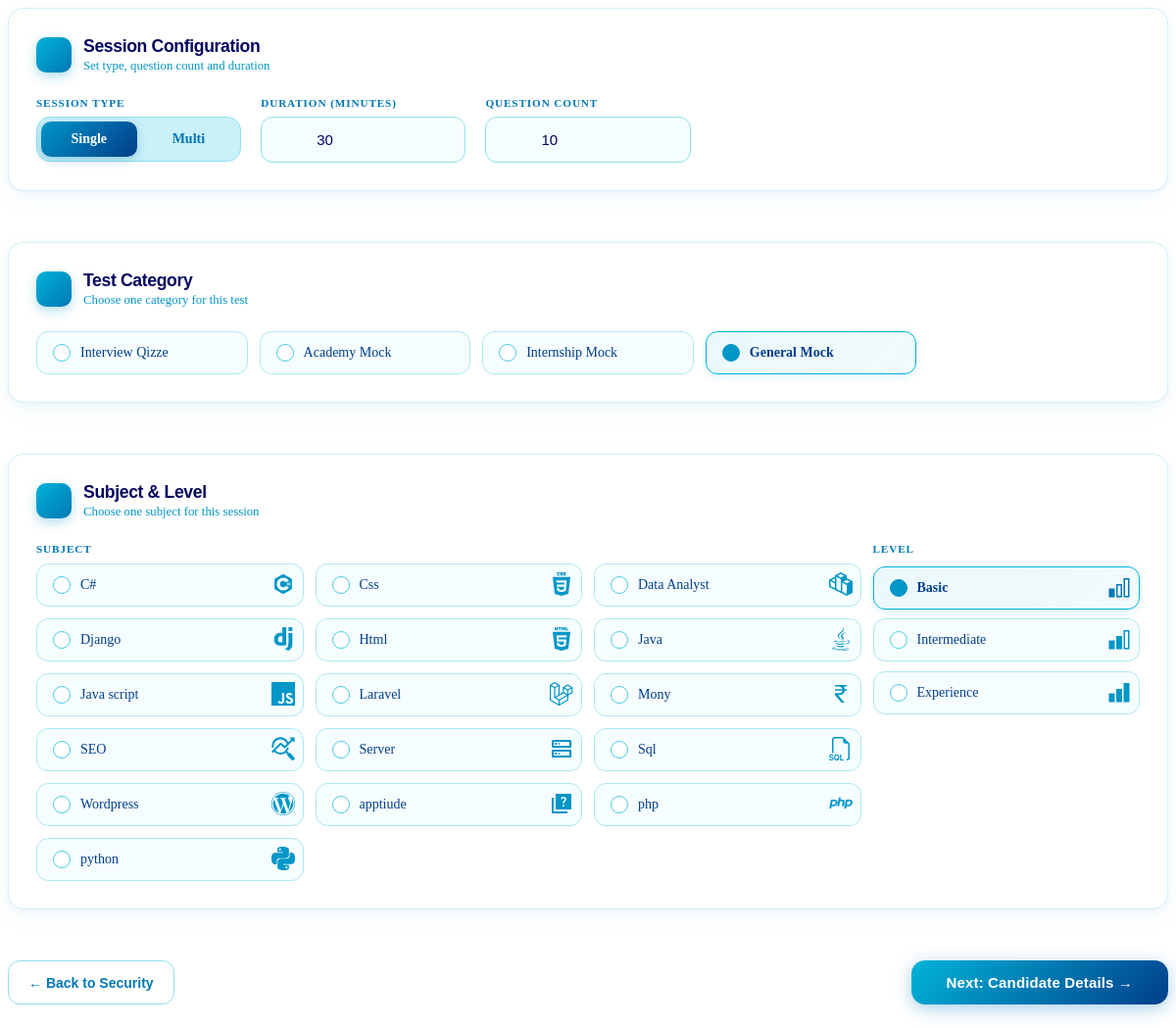
/quiz/security-next/ (signed in), run on the app's committed database.
### dashboard/models.py (models this page shows, shortened)
class TestSubject(models.Model):
    company = models.ForeignKey(Company, on_delete=models.CASCADE, related_name='subjects')
    subject = models.CharField(max_length=150)
    subject_svg = models.TextField(blank=True, null=True)
    created_at = models.DateTimeField(auto_now_add=True)
    class Meta:
        ordering = ['subject']
        unique_together = ('company', 'subject')

### quiz/views.py (the view)
# urls.py: path('security-next/', views.security_next, name='security_next'),
@company_login_required
def security_next(request):
    state = _build_security_state(request.company, request.POST)
    if not _validate_security_state(state, request.company):
        return render(
            request,
            'quiz/_builder_panel.html',
            {'step': 'security', 'security_state': state},
        )
    request.session[PENDING_SECURITY_SETUP_SESSION_KEY] = {
        'full_screen_lock_enabled': state['full_screen_lock_enabled'],
        'pause_lock_enabled': state['pause_lock_enabled'],
        'tab_switch_guard_enabled': state['tab_switch_guard_enabled'],
        'copy_paste_block_enabled': state['copy_paste_block_enabled'],
        'right_click_disable_enabled': state['right_click_disable_enabled'],
        'max_violation_warnings': state['max_violation_warnings'],
    }
    request.session.modified = True
    return render(
        request,
        'quiz/_builder_panel.html',
        {
            'step': 'setup',
            'setup_state': _build_setup_state(request, request.company),
            'level_choices': _level_choices(),
            'test_category_choices': CandidateTestAttempt.TEST_CATEGORY_CHOICES,
        },
    )

### templates/quiz/_builder_panel.html (shortened to what this page needs)
<div id="builder-panel">
{% if step == 'security' %}
{% if security_state.errors %}
    <div class="bp-toast-seed">
        {% for e in security_state.errors %}
            <span class="toast-data" data-toast-level="error" data-toast-title="Security Error">{{ e }}</span>
        {% endfor %}
    </div>
{% endif %}
<form
    id="security-form"
    method="post"
    hx-post="{% url 'quiz:security_next' %}"
    hx-target="#builder-panel"
    hx-swap="outerHTML"
    style="display:flex;flex-direction:column;gap:1.75rem;"
>
    {% csrf_token %}
    <div class="bp-tile">
        <div class="bp-section">
            <div class="bp-section-icon"><iconify-icon icon="mdi:shield-lock" width="26" height="26"></iconify-icon></div>
            <div>
                <div class="bp-section-title">Security Setup</div>
                <div class="bp-section-sub">Choose rules for this test attempt</div>
            </div>
        </div>
        <div class="bp-security-grid">
            {% if security_state.allow_full_screen_lock %}
            <label class="bp-switch-wrap bp-switch-wrap-icon bp-security-card">
                <div class="bp-switch-copy">
                    <span class="bp-switch-copy-icon">
                        <svg xmlns="http://www.w3.org/2000/svg" width="22" height="22" viewBox="0 0 50 50"><path fill="currentColor" d="M2 15.758V2h14.299l5.262 4h-8.769L22 15.758L16.299 21L7 12.251v8.769zM33.752 2H48v13.809l-4 5.261v-8.768L33.997 21.51l-5.364-5.456L37.259 7H28.49zM48 33.752V48H33.701l-5.262-4h8.769L28 33.997l5.701-5.364L43 37.259V28.49zM16.248 48H2V33.701l4-5.262v8.769L16.003 28l5.364 5.701L12.741 43h8.769z"/></svg>
                    </span>
                    <div>
                        <div class="bp-switch-text">Fullscreen Lock</div>
                        <div class="bp-switch-desc">Require the candidate to stay in fullscreen mode</div>
                    </div>
                </div>
                <div class="bp-switch">
                    <input type="checkbox" name="full_screen_lock_enabled" value="1" {% if security_state.full_screen_lock_enabled %}checked{% endif %}>
                    <span class="bp-switch-track"></span>
                </div>
            </label>
            {% endif %}
            {% if security_state.allow_pause_lock %}
            <label class="bp-switch-wrap bp-switch-wrap-icon bp-security-card">
                <div class="bp-switch-copy">
                    <span class="bp-switch-copy-icon">
                        <svg xmlns="http://www.w3.org/2000/svg" width="22" height="22" viewBox="0 0 16 16"><path fill="currentColor" d="M4.5 7a4.5 4.5 0 1 1 0 9a4.5 4.5 0 0 1 0-9M3 9a.5.5 0 0 0-.5.5v4a.5.5 0 0 0 1 0v-4A.5.5 0 0 0 3 9m3 0a.5.5 0 0 0-.5.5v4a.5.5 0 0 0 1 0v-4A.5.5 0 0 0 6 9m3-9a7 7 0 0 1 .404 13.987c.38-.747.596-1.591.596-2.487c0-1.33-.472-2.549-1.258-3.5H11.5a.5.5 0 0 0 0-1H9V3.5a.5.5 0 0 0-1 0v3.757A5.48 5.48 0 0 0 4.5 6a5.5 5.5 0 0 0-2.488.595A7 7 0 0 1 9 0"/></svg>
                    </span>
                    <div>
                        <div class="bp-switch-text">Pause Lock</div>
                        <div class="bp-switch-desc">Require password confirmation to pause or resume</div>
                    </div>
                </div>
                <div class="bp-switch">
                    <input type="checkbox" name="pause_lock_enabled" value="1" {% if security_state.pause_lock_enabled %}checked{% endif %}>
                    <span class="bp-switch-track"></span>
                </div>
            </label>
            {% endif %}
            {% if security_state.allow_tab_switch_guard %}
            <label class="bp-switch-wrap bp-switch-wrap-icon bp-security-card">
                <div class="bp-switch-copy">
                    <span class="bp-switch-copy-icon">
                        <svg xmlns="http://www.w3.org/2000/svg" width="24" height="24" viewBox="0 0 24 24"><path fill="currentColor" d="m11.9 13.5l2.1-2.1l2.1 2.1l1.4-1.4l-2.1-2.1l2.1-2.1l-1.4-1.4L14 8.6l-2.1-2.1l-1.4 1.4l2.1 2.1l-2.1 2.1zM6 18V2h16v16zm-4 4V6h2v14h14v2z"/></svg>
                    </span>
                <div>
                    <div class="bp-switch-text">Tab Switch Guard</div>
                    <div class="bp-switch-desc">Warn when the test page loses focus</div>
                </div>
                </div>
                <div class="bp-switch">
                    <input id="id_tab_switch_guard_enabled" type="checkbox" name="tab_switch_guard_enabled" value="1" {% if security_state.tab_switch_guard_enabled %}checked{% endif %}>
                    <span class="bp-switch-track"></span>
                </div>
            </label>
            <div class="bp-field">
                <label class="bp-label" for="id_max_violation_warnings">Max Violation Warnings</label>
                <div class="bp-input-wrap">
                    <iconify-icon icon="mdi:alert-decagram" width="22" height="22" class="bp-input-icon"></iconify-icon>
                    <input id="id_max_violation_warnings" type="number" min="1" name="max_violation_warnings" value="{{ security_state.max_violation_warnings }}" class="bp-input">
                </div>
            </div>
            {% endif %}
            {% if security_state.allow_copy_paste_block %}
            <label class="bp-switch-wrap bp-switch-wrap-icon bp-security-card">
                <div class="bp-switch-copy">
                    <span class="bp-switch-copy-icon">
                        <iconify-icon icon="mdi:content-copy" width="24" height="24"></iconify-icon>
                    </span>
                    <div>
                        <div class="bp-switch-text">Copy / Paste Block</div>
                        <div class="bp-switch-desc">Prevent copying questions or pasting during the test</div>
                    </div>
                </div>
                <div class="bp-switch">
                    <input type="checkbox" name="copy_paste_block_enabled" value="1" {% if security_state.copy_paste_block_enabled %}checked{% endif %}>
                    <span class="bp-switch-track"></span>
                </div>
            </label>
            {% endif %}
            {% if security_state.allow_right_click_disable %}
            <label class="bp-switch-wrap bp-switch-wrap-icon bp-security-card">
                <div class="bp-switch-copy">
                    <span class="bp-switch-copy-icon">
                        <svg xmlns="http://www.w3.org/2000/svg" width="28" height="28" viewBox="0 0 24 24"><path fill="currentColor" fill-rule="evenodd" d="M12.7 2.346a1 1 0 1 1 .645-1.893c4.396 1.5 7.56 5.665 7.56 10.572a1 1 0 1 1-2 0A9.17 9.17 0 0 0 12.7 2.346m-9.606 8.607c0-3.4 2.559-6.203 5.856-6.587v5.96a3.75 3.75 0 0 0 3.75 3.75h3.656v2.894a6.631 6.631 0 1 1-13.262 0zm13.262 0v1.623H12.7a2.25 2.25 0 0 1-2.25-2.25V4.361a6.63 6.63 0 0 1 5.906 6.592" clip-rule="evenodd"/></svg>
                    </span>
                    <div>
                        <div class="bp-switch-text">Right Click Disable</div>
                        <div class="bp-switch-desc">Disable the browser right-click menu during the test</div>
                    </div>
                </div>
                <div class="bp-switch">
                    <input type="checkbox" name="right_click_disable_enabled" value="1" {% if security_state.right_click_disable_enabled %}checked{% endif %}>
                    <span class="bp-switch-track"></span>
                </div>
            </label>
            {% endif %}
        </div>
        {% if not security_state.allow_full_screen_lock and not security_state.allow_pause_lock and not security_state.allow_tab_switch_guard and not security_state.allow_copy_paste_block and not security_state.allow_right_click_disable %}
            <div class="bp-info-bar" style="margin-top:1.25rem;margin-bottom:0;">
                <span>No security features are available for this company yet.</span>
                <span>Continue with a standard test.</span>
            </div>
        {% endif %}
    </div>
    <div style="display:flex;justify-content:flex-end;padding-bottom:.5rem;">
        <button type="submit" class="bp-btn-primary">Next: Session Setup &rarr;</button>
    </div>
</form>
{% else %}
<form
    id="setup-form"
    method="post"
    hx-post="{% url 'quiz:setup_builder' %}"
    hx-trigger="setup-refresh"
    hx-sync="body:replace"
    hx-target="#builder-panel"
    hx-swap="outerHTML"
    style="display:flex;flex-direction:column;gap:1.75rem;"
>
    <div class="bp-tile">
        <div class="bp-section">
            <div class="bp-section-icon"><iconify-icon icon="ant-design:setting-filled" width="26" height="26"></iconify-icon></div>
            <div>
                <div class="bp-section-title">Session Configuration</div>
                <div class="bp-section-sub">Set type, question count and duration</div>
            </div>
        </div>
        <div class="bp-field-grid">
            <div class="bp-field">
                <span class="bp-label">Session Type</span>
                <div class="bp-toggle-row">
                    <label class="bp-toggle-lbl" for="st-single">Single</label>
                    <label class="bp-toggle-lbl" for="st-multi">Multi</label>
                </div>
            </div>
            <div class="bp-field">
                <label class="bp-label" for="id_duration_minutes">Duration (minutes)</label>
                <div class="bp-input-wrap">
                    <input id="id_duration_minutes" type="number" min="1" name="duration_minutes" value="{{ setup_state.duration_minutes }}" class="bp-input" placeholder="e.g. 60">
                </div>
            </div>
            <div class="bp-field">
                <label class="bp-label" for="id_question_count">Question Count</label>
                <div class="bp-input-wrap">
                    <input id="id_question_count" type="number" min="1" name="question_count" value="{{ setup_state.question_count }}" class="bp-input" placeholder="e.g. 50">
                </div>
            </div>
        </div>
    </div>
    <div class="bp-tile">
        <div class="bp-section">
            <div class="bp-section-icon"><iconify-icon icon="mdi:shape-outline" width="26" height="26"></iconify-icon></div>
            <div>
                <div class="bp-section-title">Test Category</div>
                <div class="bp-section-sub">Choose one category for this test</div>
            </div>
        </div>
        <div class="bp-subject-grid">
            {% for value, label in test_category_choices %}
                <label class="bp-subject-card" for="tc_{{ value }}">{{ label }}</label>
            {% endfor %}
        </div>
    </div>
    {% if setup_state.session_type == 'single' %}
        <div class="bp-tile">
            <div class="bp-section">
                <div class="bp-section-icon"><iconify-icon icon="mingcute:vibe-coding-fill" width="26" height="26"></iconify-icon></div>
                <div>
                    <div class="bp-section-title">Subject &amp; Level</div>
                    <div class="bp-section-sub">Choose one subject for this session</div>
                </div>
            </div>
            <div class="bp-sl-outer">
                <div class="bp-sl-subjects">
                    <span class="bp-label" style="display:block;margin-bottom:.6rem;">Subject</span>
                    <div class="bp-subject-grid-single">
                        {% for subject_id, subject in setup_state.subject_map.items %}
                            <label class="bp-subject-card" for="ss_{{ subject_id }}">
                                {{ subject.subject }}
                                <div class="bp-subject-svg">
                                    {% if subject.subject_svg %}
                                        {{ subject.subject_svg|safe }}
                                    {% endif %}
                                </div>
                            </label>
                        {% endfor %}
                    </div>
                </div>
                <div class="bp-level-col">
                    <span class="bp-level-col-label">Level</span>
                    <label class="bp-level-radio-lbl" for="sl_basic">
                        <span class="bp-lvl-radio-dot"></span>
                        Basic
                        <span class="bp-lvl-icon">
                            <svg xmlns="http://www.w3.org/2000/svg" width="20" height="20" viewBox="0 0 32 32"><path fill="currentColor" d="M30 30h-8V4h8Zm-6-2h4V6h-4Zm-4 2h-8V12h8Zm-6-2h4V14h-4Zm-4 2H2V18h8Z"/></svg>
                        </span>
                    </label>
                    <label class="bp-level-radio-lbl" for="sl_intermediate">
                        <span class="bp-lvl-radio-dot"></span>
                        Intermediate
                        <span class="bp-lvl-icon">
                            <svg xmlns="http://www.w3.org/2000/svg" width="20" height="20" viewBox="0 0 32 32"><path fill="currentColor" d="M30 30h-8V4h8Zm-6-2h4V6h-4Zm-4 2h-8V12h8Zm-10 0H2V18h8Z"/></svg>
                        </span>
                    </label>
                    <label class="bp-level-radio-lbl" for="sl_experience">
                        <span class="bp-lvl-radio-dot"></span>
                        Experience
                        <span class="bp-lvl-icon">
                            <svg xmlns="http://www.w3.org/2000/svg" width="20" height="20" viewBox="0 0 32 32"><path fill="currentColor" d="M30 30h-8V4h8Zm-10 0h-8V12h8Zm-10 0H2V18h8Z"/></svg>
                        </span>
                    </label>
                </div>
            </div>
        </div>
    {% endif %}
    <div style="display:flex;justify-content:space-between;gap:1rem;flex-wrap:wrap;padding-bottom:.5rem;">
        <button
            type="button"
            hx-post="{% url 'quiz:security_back' %}"
            hx-include="[name=csrfmiddlewaretoken]"
            hx-target="#builder-panel"
            hx-swap="outerHTML"
            class="bp-btn-ghost"
        >&larr; Back to Security</button>
        <button
            type="button"
            hx-post="{% url 'quiz:setup_next' %}"
            hx-include="#setup-form"
            hx-target="#builder-panel"
            hx-swap="outerHTML"
            class="bp-btn-primary"
        >Next: Candidate Details →</button>
    </div>
</form>
{% endif %}
</div>

### data on the page
TestSubject: subject "C#"
TestSubject: subject "Css"
TestSubject: subject "Data Analyst"
TestSubject: subject "Django"
TestSubject: subject "Html"
TestSubject: subject "Java"
TestSubject: subject "Java script"
TestSubject: subject "Laravel"
TestSubject: subject "Mony"
TestSubject: subject "SEO"
TestSubject: subject "Server"
TestSubject: subject "Sql"
TestSubject: subject "Wordpress"
TestSubject: subject "apptiude"
TestSubject: subject "php"
TestSubject: subject "python"

### other printed values
{{ label }} "Interview Qizze" "Academy Mock" "Internship Mock" "General Mock"
